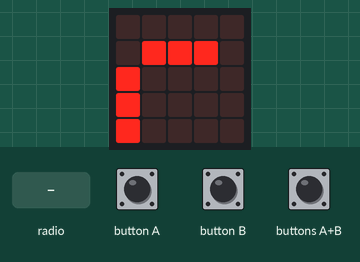
Bench run of a program on a simulated BBC micro:bit running MicroPython. Shown: the board's 5×5 LED display. The test bench sets the inputs (shaded band). What the program prints to the serial console is not drawn.

Above: at 5.0 s.
5.1 s: buttons A+B pressed for 1 s
At 5.3 s:
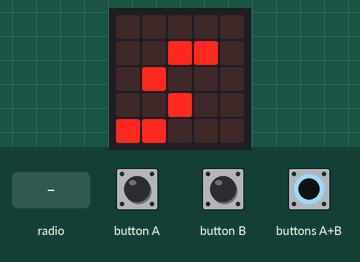
At 7.8 s:
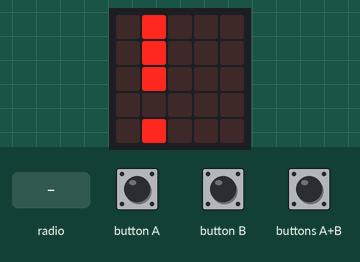
8.3 s: radio message "A1" arrives
9.8 s: radio message "A2" arrives
11.3 s: radio message "A3" arrives
Timing chart, 0 to 13.8 s (numbered marks = the images above; inputs shaded):
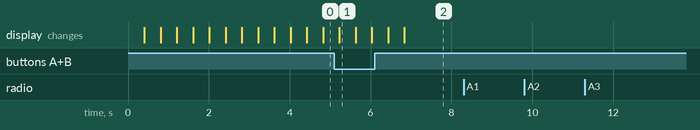

Measured:
- after the input at 5.1 s, the display: first differs from a run without the input after 0.93 s (image 2 shows a later state)
- after the input at 8.3 s, every drawn part: stays the same
- after the input at 9.8 s, every drawn part: stays the same
- after the input at 11.3 s, every drawn part: stays the same
- what the display in image 1 shows lasts 0.4 s, from 5.2 s to 5.6 s

The program:

3-Server_Microbit.py
```python
from microbit import *
import radio

#Default is single player
players='1'


radio.on()
display.on()


display.show("1 or 2 Players?",delay=400,wait=True,loop=False,clear=False)

#Initial Number of players configuration
select=False
while(select==False):
    if(button_a.was_pressed()):
        players='1'
        display.show(players,delay=400,wait=False,loop=False,clear=False)
    if(button_b.was_pressed()):
        players='2'
        display.show(players,delay=400,wait=False,loop=False,clear=False)
    if(button_b.is_pressed() and button_a.is_pressed()):
        display.show(players,delay=400,wait=False,loop=False,clear=True)
        select=True

display.show("GO!")

#Transmit messages from each controller to PC.
while True:
    try:
        incoming=radio.receive()
        if not incoming is None:
            if(players=='1'):
                if(incoming=='A1'):
                    print("p1r ")
                elif(incoming=='A2'):
                    print("p1l ")
                elif(incoming=='A3'):
                    print("p1fire ")
                elif(incoming=='A0'):
                    print("p1nothing ")
            elif(players=='2'):
                if(incoming=='A1'):
                    print("p1r ")
                if(incoming=='B1'):
                    print("p2r ")
                if(incoming=='B2'):
                    print("p2l ")
                if(incoming=='A2'):
                    print("p1l ")
                if(incoming=='B3'):
                    print("p2fire ")
                if(incoming=='A3'):
                    print("p1fire ")
                if(incoming=='B0'):
                    print("p2nothing ")
                if(incoming=='A0'):
                    print("p1nothing ")
    except:
        pass


        
```
